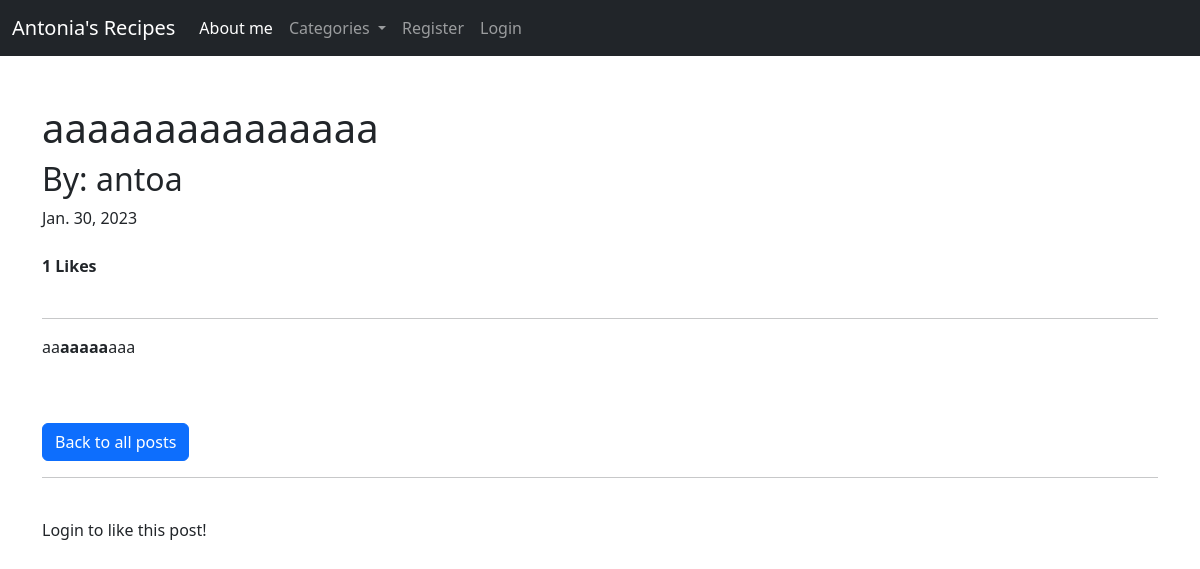
Page /post/56 on the committed database.
### core/models.py (models this page shows, shortened)
class Post(models.Model):
    title = models.CharField(max_length=255)
    title_tag = models.CharField(max_length=255, default="Title_tag")
    author = models.ForeignKey(User, on_delete=models.CASCADE)
    body = RichTextField(blank=True, null=True)
    post_date = models.DateField(auto_now_add=True)
    category = models.CharField(max_length=255, default="Desert")
    likes = models.ManyToManyField(User, related_name='blog_posts')
    def total_likes(self):
        return self.likes.count()

### core/views.py (the view)
# urls.py: path('post/<int:pk>',PostDetailView.as_view(),name="post_detail"),
class PostDetailView(DetailView):
    model = Post
    template_name = 'post_detail.html'
    def get_context_data(self, *args, **kwargs):
        cat_menu = Category.objects.all()
        post = get_object_or_404(Post, id=self.kwargs['pk'])
        liked = False
        if post.likes.filter(id = self.request.user.id):
            liked = True
        context = super(PostDetailView,self).get_context_data(*args, **kwargs)
        context["cat_menu"] = cat_menu
        context["liked"] = liked
        return context

### core/models.py (called while the page is built)
    def __str__(self):
        return self.name

### core/templates/post_detail.html (shortened to what this page needs)
{% extends 'base.html' %}
{% block content%}
<h1> {{post.title}}</h1>
<h2>By: {{post.author}} </h2>
{{post.post_date}}
<br>
<br>
<strong>{{post.total_likes}} Likes</strong>
<br>
<br>
<hr>
{{post.body|safe}}
<br>
<br>
<a href="{% url 'home' %}" class="btn btn-primary" type="button"> Back to all posts</a>
<br/>
<hr>
<br/>
{% if user.is_authenticated %}
    {% if liked %}
        <form action="{% url 'like_post' post.pk %}" method = "POST">
            {% csrf_token %}
            <button type="submit" , name="post_id" , value="{{post.id}}" , class="btn btn-primary btn-sm">Unlike</button>
        </form>
    {% else %}
        <form action="{% url 'like_post' post.pk %}" method = "POST">
            {% csrf_token %}
            <button type="submit" , name="post_id" , value="{{post.id}}" , class="btn btn-primary btn-sm">Like</button>
        </form>
    {% endif %}
{% else %}
    <p>Login to like this post!</p>
{% endif %}
{% endblock %}

### rows in the picture
Post: title "aaaaaaaaaaaaaaa", author "antoa", post_date "Jan. 30, 2023", total_likes "1", body "aa aaaaa aaa"
